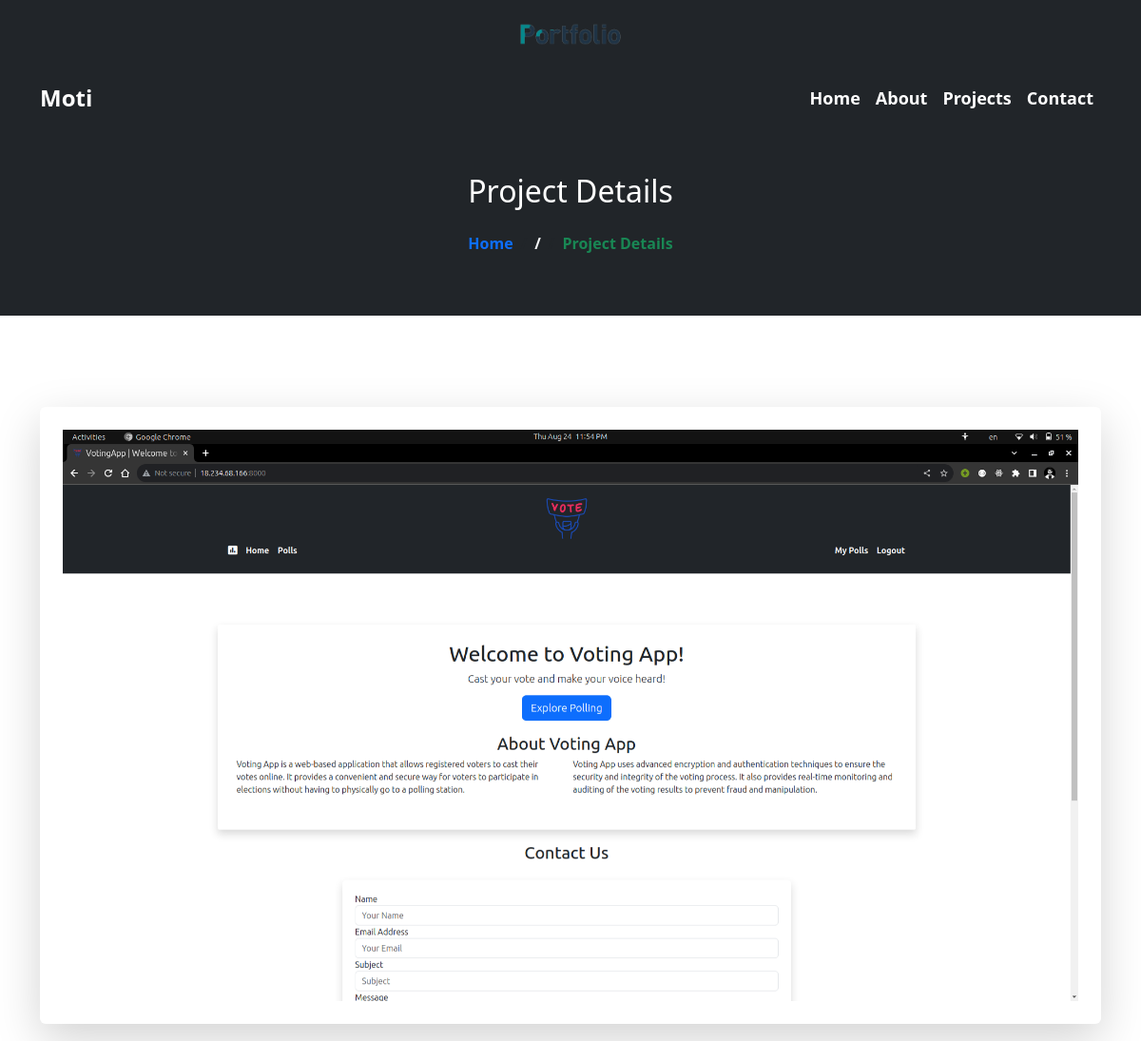
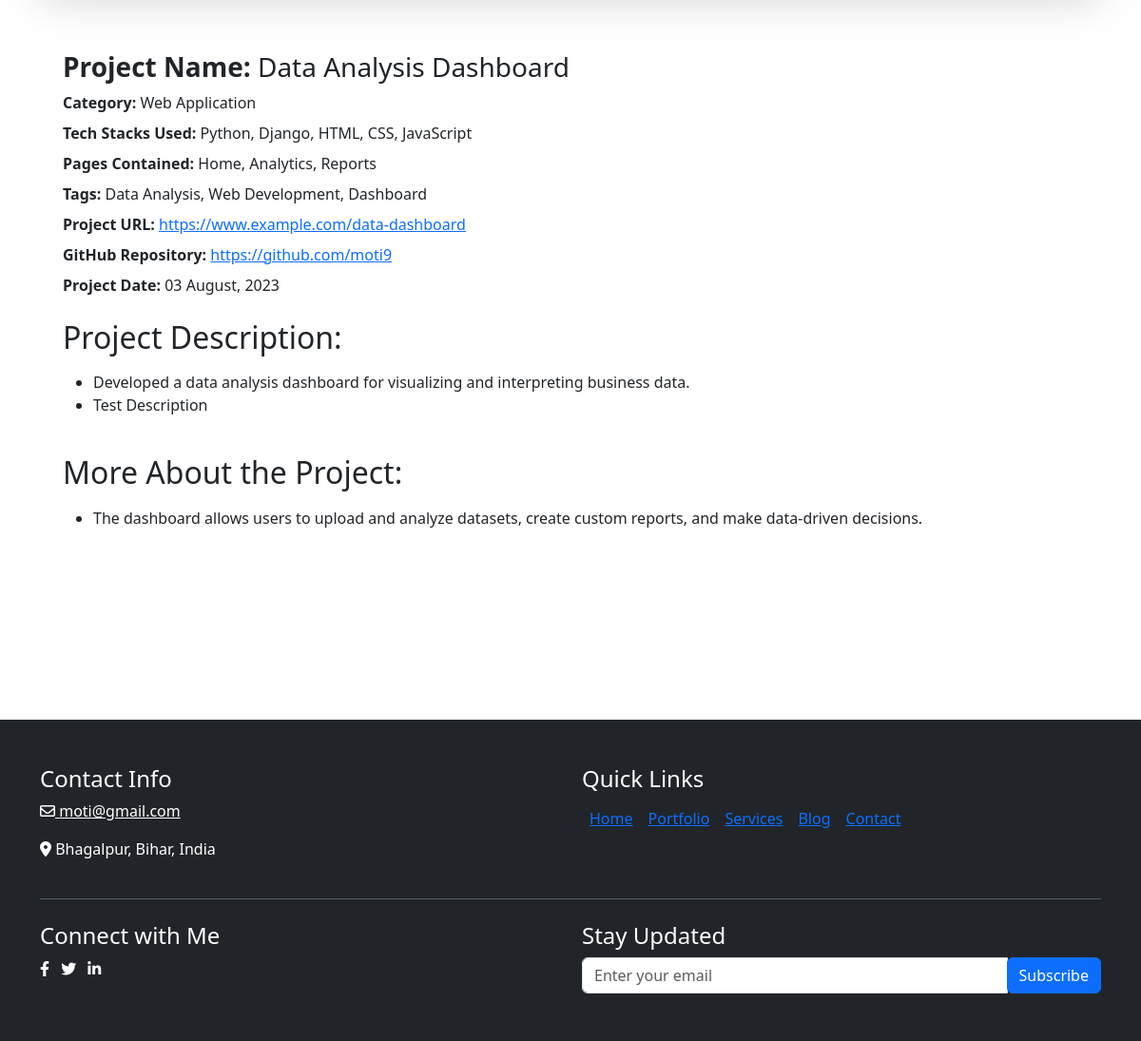
The app's page /project/1 with its own data (2 pictures, top to bottom).
### portfolio/models.py (models this page shows, shortened)
class ProjectImage(models.Model):
    project = models.ForeignKey(Project, on_delete=models.CASCADE)
    image = models.FileField(upload_to="projects/", default=None)

class Project(models.Model):
    project_name = models.CharField(max_length=100, default="")
    project_type = models.CharField(max_length=100, default="")
    techstack = RichTextField(max_length=500, default="")
    pages = RichTextField(max_length=500, default="")
    tags = RichTextField(max_length=500, default="")
    description = RichTextField(default="")
    moreabout = RichTextField(default="")
    url = models.URLField(default="")
    github_repo = models.URLField(default="")
    project_date = models.DateField()

### portfolio/views.py (the view)
# urls.py: path("project/<int:pk>", views.project_detail, name="project_detail"),
def project_detail(request, pk):
    try:
        project = get_object_or_404(Project, pk=pk)
        images = ProjectImage.objects.filter(project=project)  # Retrieve project images
    except Project.DoesNotExist:
        messages.error(
            request,
            "Project does not exist.",
            extra_tags="alert alert-danger alert-dismissible fade show",
        )
        return redirect("home")  # Return an appropriate template
    return render(
        request, "project_detail.html", {"project": project, "images": images}
    )

### templates/project_detail.html (shortened to what this page needs)
{% extends 'base.html' %}
{% load static %}
{% block content %}
<div class="bg-dark pt-5 pb-5 fw-bolder text-light">
    <div class="container">
        <h2 class="text-center text-white mb-4">Project Details</h2>
        <nav aria-label="breadcrumb">
            <ol class="breadcrumb justify-content-center">
                <li class="breadcrumb-item text-light"><a class="text-decoration-none" href="/">Home</a></li>
                <li class="breadcrumb-item text-light">/</li>
                <li class="breadcrumb-item active text-success">Project Details</li>
            </ol>
        </nav>
    </div>
</div>
<div class="my-5 py-5 pb-5">
    <div class="container d-flex justify-content-center flex-wrap">
        <div class="col-md-12 shadow-lg p-4 rounded">
            <div class="carousel slide" data-bs-ride="carousel" id="carousel{{ project.id }}">
                <div class="carousel-indicators">
                    {% for image in images %}
                    <button type="button" data-bs-target="#carousel{{ project.id }}"
                        data-bs-slide-to="{{ forloop.counter0 }}" {% if forloop.first %}class="active"
                        {% endif %}></button>
                    {% endfor %}
                </div>
                <div class="carousel-inner">
                    {% for image in images %}
                    <div class="carousel-item {% if forloop.first %}active{% endif %}">
                        <img src="{{ image.image.url }}" class="d-block w-100 img-carousel"
                            alt="{{ project.project_name }}">
                    </div>
                    {% endfor %}
                </div>
                <button class="carousel-control-prev" type="button" data-bs-target="#carousel{{project.id}}"
                    data-bs-slide="prev">
                    <span class="carousel-control-prev-icon" aria-hidden="true"></span>
                </button>
                <button class="carousel-control-next" type="button" data-bs-target="#carousel{{project.id}}"
                    data-bs-slide="next">
                    <span class="carousel-control-next-icon" aria-hidden="true"></span>
                </button>
            </div>
        </div>
        <div class="col-md-12 my-5 p-4">
            <div class="project-details">
                <h3 class="project-name"><strong>Project Name:</strong> {{ project.project_name }}</h3>
                <ul class="list-unstyled project-info">
                    <li class="my-2"><strong>Category:</strong> {{ project.project_type }}</li>
                    <li class="my-2"><strong>Tech Stacks Used:</strong> {{ project.techstack | safe }}</li>
                    <li class="my-2"><strong>Pages Contained:</strong> {{ project.pages | safe }}</li>
                    <li class="my-2"><strong>Tags:</strong> {{ project.tags | safe }}</li>
                    <li class="my-2"><strong>Project URL:</strong> <a href="{{ project.url }}"
                            target="_blank">{{ project.url }}</a>
                    </li>
                    <li class="my-2"><strong>GitHub Repository:</strong> <a href="{{ project.github_repo }}"
                            target="_blank">{{ project.github_repo }}</a></li>
                    <li class="my-2"><strong>Project Date:</strong> {{ project.project_date|date:"d F, Y" }}</li>
                </ul>
            </div>
            <div class="project-description my-2 py-2">
                <h2>Project Description:</h2>
                <p>
                    {{ project.description | safe }}
                </p>
            </div>
            <div class="project-more my-2 py-2">
                <h2>More About the Project:</h2>
                <p>
                    {{ project.moreabout | safe }}
                </p>
            </div>
        </div>
    </div>
</div>
{% endblock content %}

### records on screen
ProjectImage: image (picture)
Project: project_name "Data Analysis Dashboard", project_type "Web Application", techstack "Python, Django, HTML, CSS, JavaScript", pages "Home, Analytics, Reports", tags "Data Analysis, Web Development, Dashboard", url "https://www.example.com/data-dashboard", github_repo "https://github.com/moti9", project_date "03 August, 2023", description "Developed a data analysis dashboard for visualizing and interpreting business data. Test Description", moreabout "The dashboard allows users to upload and analyze datasets, create custom reports, and make data-driven decisions."
